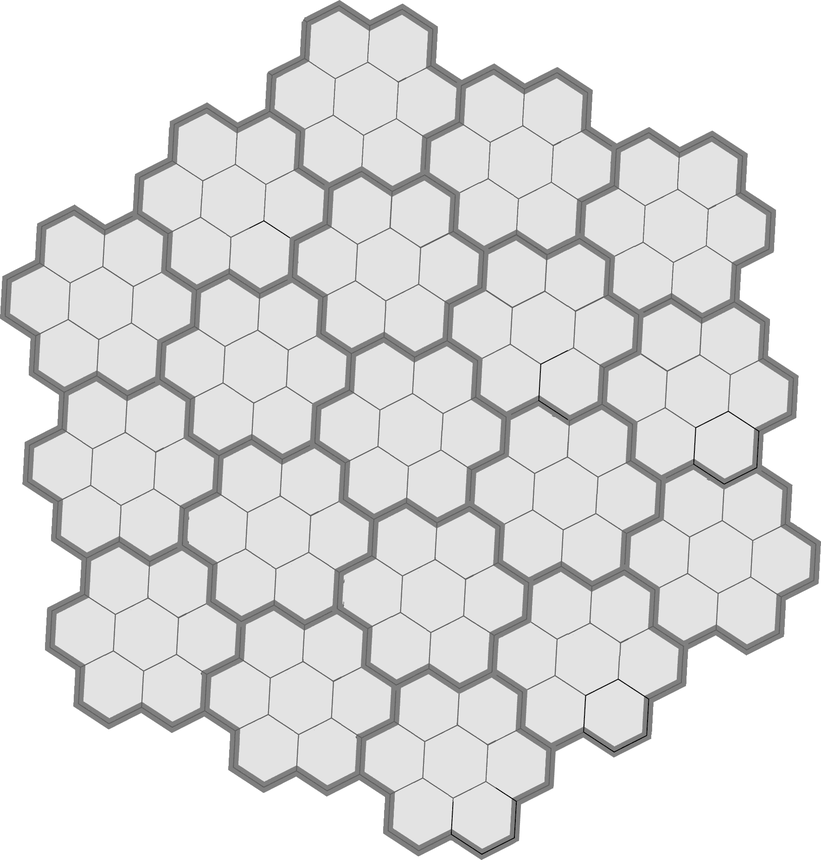
#> input picture images/grid.png, 821 x 860 px, shrunk from 1770 x 1854 before the run
$ jupyter execute canny.ipynb
#> lines starting #> are read from the running program, lines starting #| are printed output that depends on the picture
### utils.py
from functools import reduce
from itertools import product
from typing import Optional

import numpy as np
import seaborn as sns
from matplotlib import pyplot as plt
from matplotlib.axes import Axes

Image = np.ndarray


# [5 lines left out: function int2float, not called in this run]


def float2int(image: np.ndarray) -> np.ndarray:
    return (image*256).astype(np.uint8)


def panels() -> tuple[Axes, Axes]:
    fig = plt.figure(figsize=(12, 6))
    return fig.subplots(1, 2)


def imshow(image: np.ndarray, axis=None, cmap=None):
    assert np.issubdtype(type_ := image.dtype, np.floating), \
        f"I'm not gona show your fatty {type_} image"
    if not axis:
        plt.figure(dpi=200)
    axis = axis or plt
    axis.imshow(
        np.clip(image, 0, 1),
        cmap=cmap or 'gray',
    )
    axis.axis('off')


# [4 lines left out: function plot, not called in this run]


def pad(image: np.ndarray, vertical: int, horizontal: Optional[int] = None):
    padding = [(vertical,)*2, (horizontal or vertical,)*2]
    for _ in range(len(image.shape)-2):
        padding.append((0, 0))
    return np.pad(image, padding, mode='edge')


def linear(image: np.ndarray, kernel: np.ndarray) -> np.ndarray:
    w, h, *_ = image.shape
    assert kernel.shape[0] == kernel.shape[1]
    k, *_ = kernel.shape
    padded = pad(image, k//2)
    return reduce(np.add, (
        padded[x:x+w, y:y+h, ...] * mul
        for mul, (x, y) in zip(
            kernel.ravel(),
            product(range(k), repeat=2)
        )
    ))


# [28 lines left out: functions convolution, demo, to_matrix, not called in this run]


def is_matrix():
    pass


def intensity_image(image: np.ndarray) -> np.ndarray:
    return np.mean(image, axis=2)


def sobel(image: np.ndarray) -> tuple[np.ndarray, np.ndarray]:
    operator = np.array([
        [1, 0, -1],
        [2, 0, -2],
        [1, 0, -1]
    ])

    return linear(image, operator), linear(image, operator.T)

### canny.ipynb
[cell 1]
from random import shuffle

import cv2 as cv
import numpy as np
import seaborn as sns
from ipywidgets import IntSlider, interact
from matplotlib import pyplot as plt

from detecters import edges2sectors
from filters import DoG, blur
from utils import float2int, imshow, int2float, intensity_image, panels

[cell 2]
image = plt.imread('images/grid.png').T
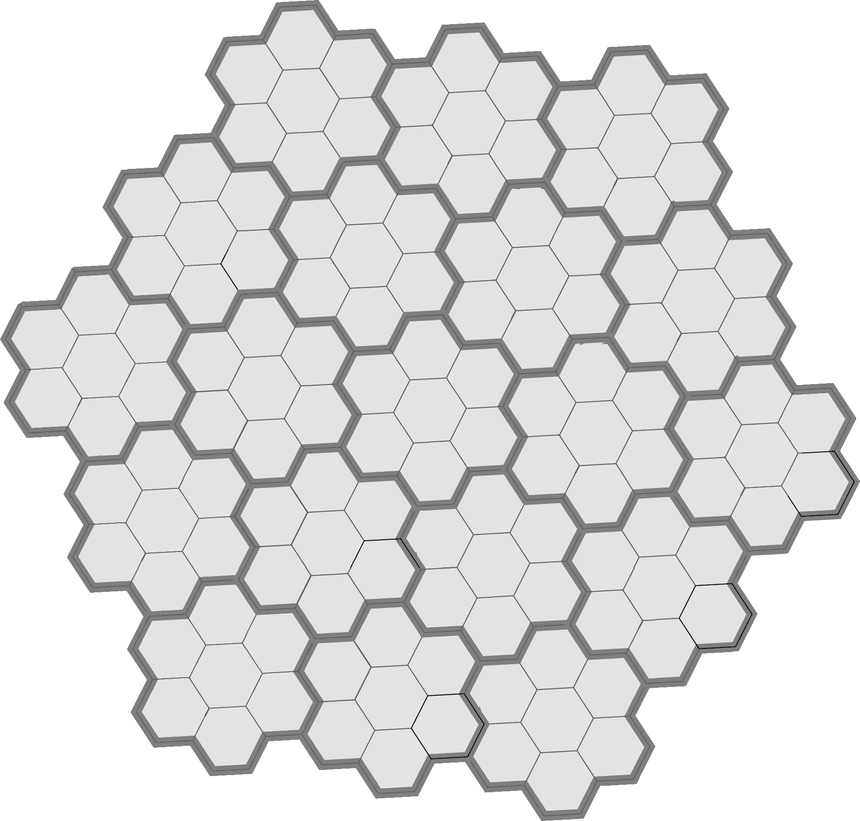
#> image: shape (821, 860) float32; min 0.0471, max 1, mean 0.877
scalar = image

[cell 3]
imshow(scalar)
scalar.shape
#> Out = (821, 860)

[cell 4]
from utils import sobel

[cell 5]
bins = np.linspace(-np.pi, np.pi, 8, endpoint=False) + np.pi/8
bins

[cell 6]
Gx, Gy = sobel(scalar)
mag = np.hypot(Gx, Gy)
direction = np.atan2(Gy, Gx)
dir_quant = np.digitize(direction, bins) % 4
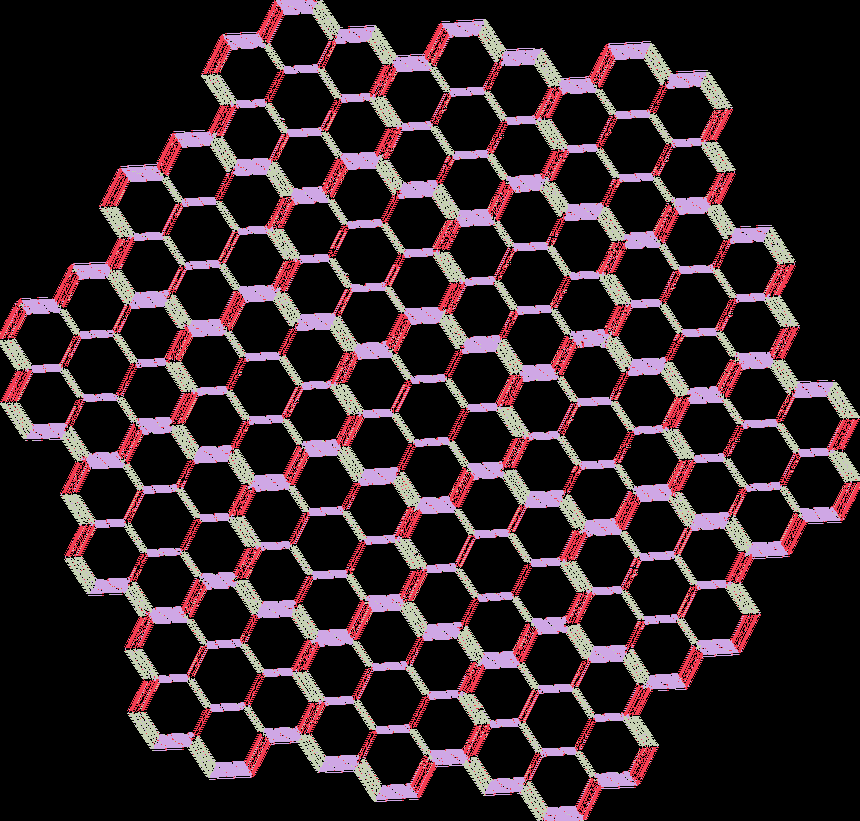
#> dir_quant: shape (821, 860) int64; 4 distinct labels, from 0 to 3; one colour per label, 0 black
imshow(dir_quant.astype(float) / len(bins), cmap='inferno')
#> call 2 of imshow, with cmap = 'inferno'
#> in imshow (call 2), `axis.imshow( np.clip(image, 0, 1), cmap=cmap or 'gray', )`:
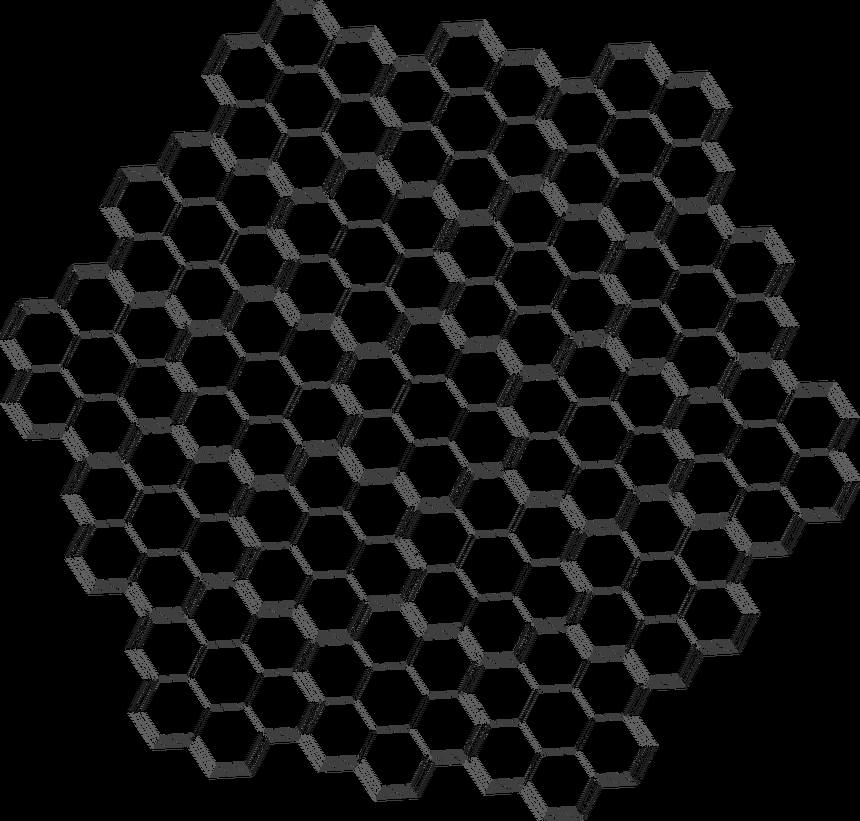
#> image: shape (821, 860) float64; min 0, max 0.375, mean 0.0583

[cell 7]
sharped = mag.copy()
d0 = np.diff(mag, axis=0, append=0, prepend=0)

sharped[np.logical_and(d0[1:,...] < 0, dir_quant == 0)] = 0
#> sharped: shape (821, 860) float32; min 0, max 3.06, mean 0.132
sharped[np.logical_and(d0[:-1,...] > 0, dir_quant == 0)] = 0
#> sharped: shape (821, 860) float32; min 0, max 3.06, mean 0.13

d1 = np.pad(mag[1:, 1:] - mag[:-1, :-1], 1)

sharped[np.logical_and(d1[1:, 1:] < 0, dir_quant == 1)] = 0
#> sharped: shape (821, 860) float32; min 0, max 3.04, mean 0.0991
sharped[np.logical_and(d1[:-1, :-1] > 0, dir_quant == 1)] = 0
#> sharped: shape (821, 860) float32; min 0, max 3.04, mean 0.0932

d2 = np.diff(mag, axis=1, append=0, prepend=0)
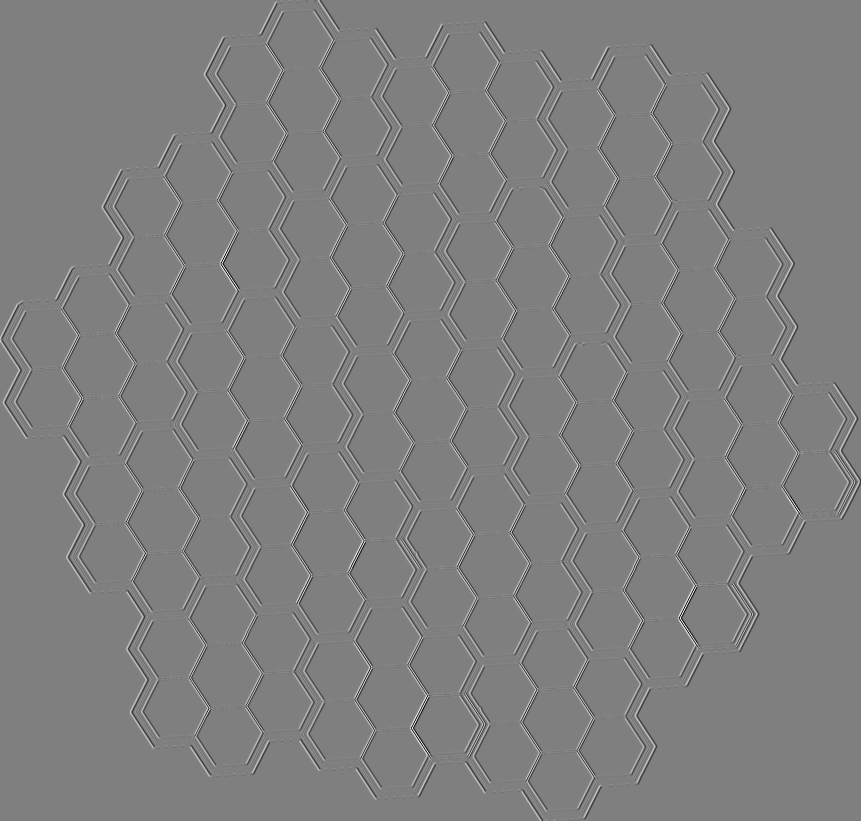
#> d2: shape (821, 861) float64; min -2.82, max 2.8, mean 0; drawn with min black and max white

sharped[np.logical_and(d2[:, 1:] < 0, dir_quant == 2)] = 0
#> sharped: shape (821, 860) float32; min 0, max 2.96, mean 0.0698
sharped[np.logical_and(d2[:, :-1] > 0, dir_quant == 2)] = 0
#> sharped: shape (821, 860) float32; min 0, max 2.96, mean 0.0505

d3 = np.pad(mag[:-1, 1:] - mag[1:, :-1], 1)

sharped[np.logical_and(d3[1:, 1:] < 0, dir_quant == 3)] = 0
#> sharped: shape (821, 860) float32; min 0, max 2.86, mean 0.0242
sharped[np.logical_and(d3[:-1, :-1] > 0, dir_quant == 3)] = 0
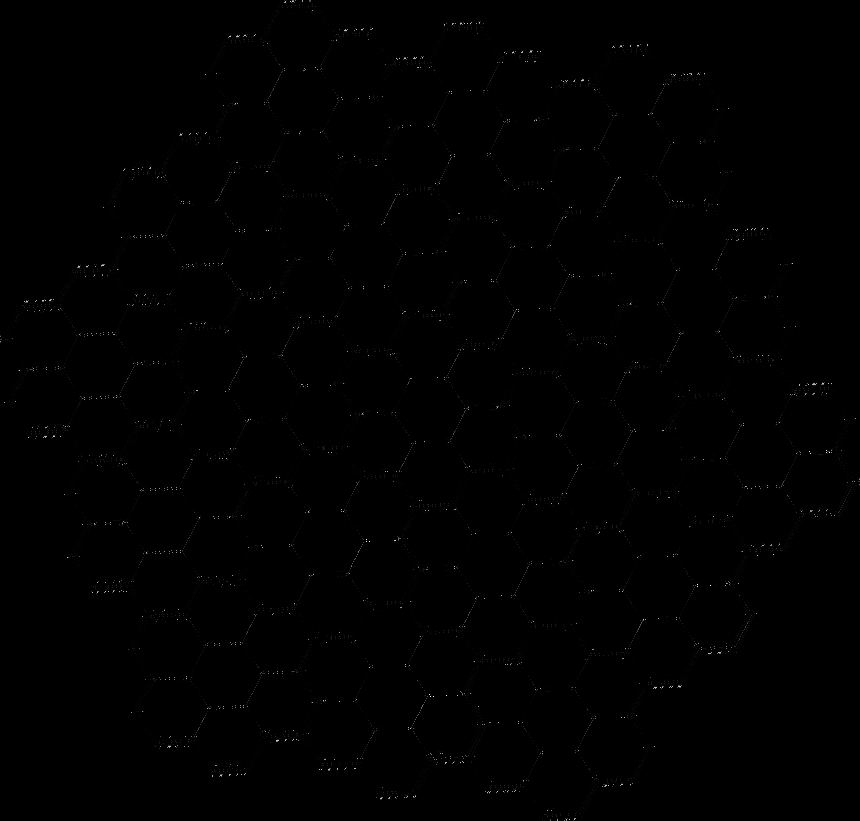
#> sharped: shape (821, 860) float32; min 0, max 2.79, mean 0.00642; drawn with min black and max white


imshow(mag - sharped)
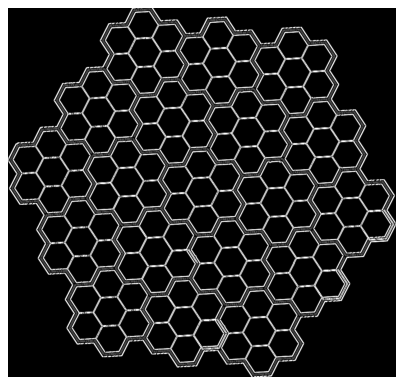
#> figure drawn by matplotlib, 1 panel

[cell 8]
low, hight = 0.1, 0.9
oleg = np.select(
    [sharped>hight, sharped<low],
    [2, 0], 1
)
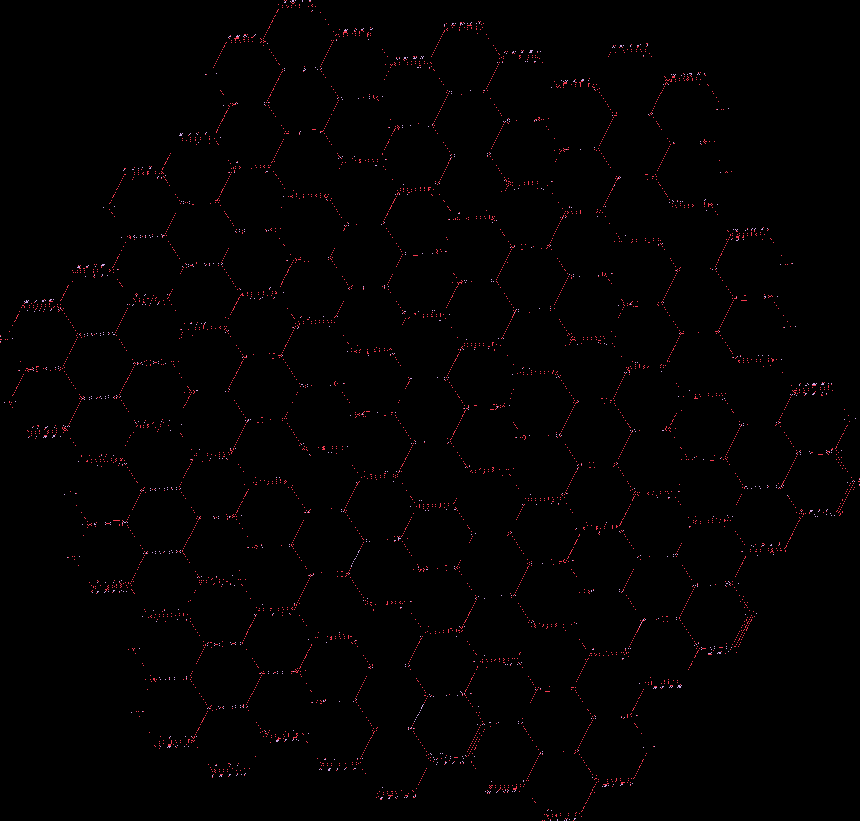
#> oleg: shape (821, 860) int64; 3 distinct labels, from 0 to 2; one colour per label, 0 black
imshow(oleg.astype(float)/2)
